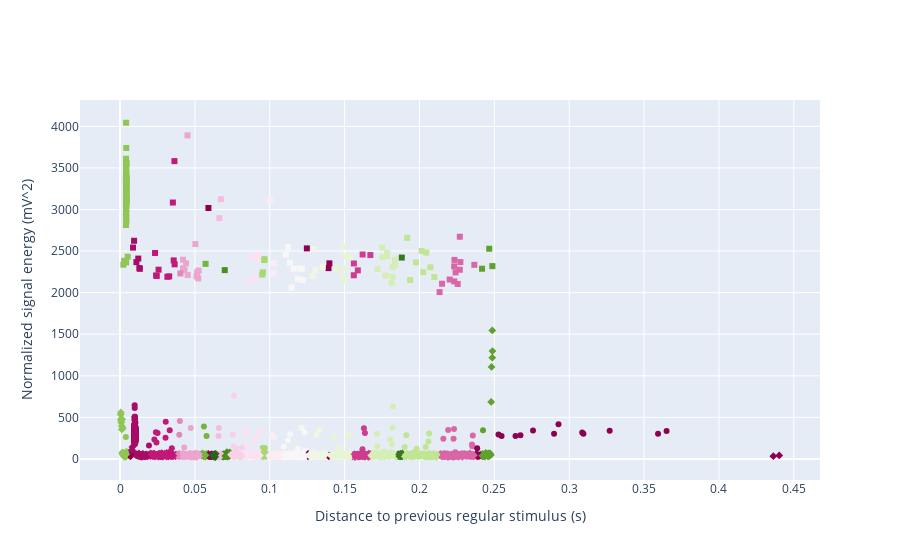

Notebook code for this chart:
### Code cell
%autoreload 2
from plotting import ClusterPlot2D

cl2dplot = ClusterPlot2D()
cl2dplot.plot(clustered_data_df = clustered_data_df)

### Figure 1 — Plotly figure (JSON) as saved in the notebook; plotly's stock layout.template omitted (floating-point values rounded to 4 significant figures; data arrays with more than 128 entries replaced by an {"elided": "..."} marker saying what was removed)
{"data": [{"hovertemplate": "%{text}", "marker": {"color": {"elided": "2775 int values"}, "symbol": {"elided": "2775 int values"}}, "mode": "markers", "text": {"elided": "2775 str values"}, "type": "scatter", "x": {"elided": "2775 float values"}, "y": {"elided": "2775 float values"}}], "layout": {"xaxis": {"title": {"text": "Distance to previous regular stimulus (s)"}}, "yaxis": {"title": {"text": "Normalized signal energy (mV^2)"}}}}
